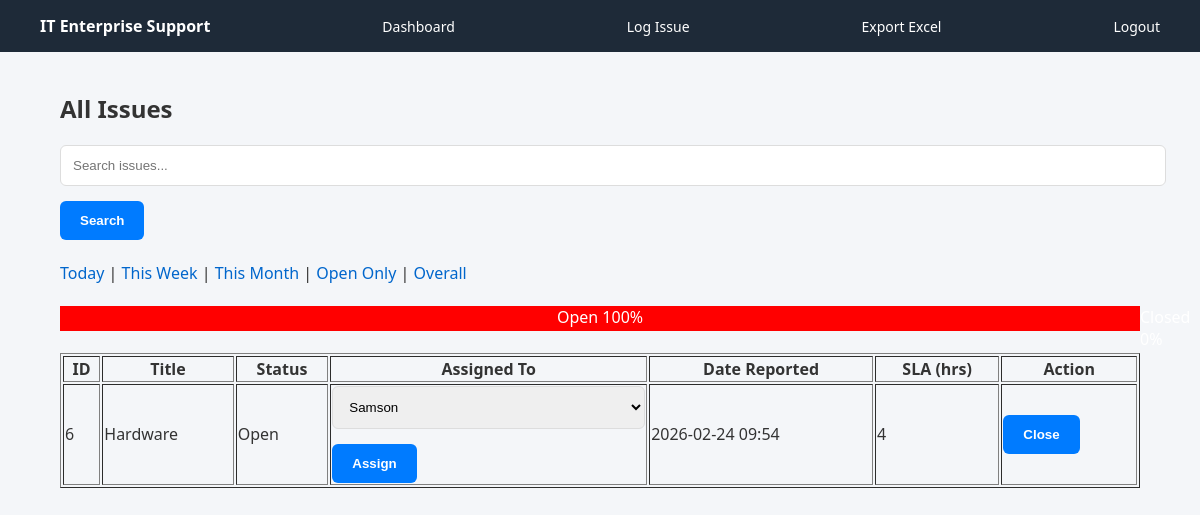
/view_issues?filter=today (signed in), run on the app's committed database.
### tables this page shows
CREATE TABLE issues (
    id INTEGER PRIMARY KEY AUTOINCREMENT,
    title TEXT,
    description TEXT,
    source TEXT,
    category TEXT,
    status TEXT,
    date_reported TEXT,
    date_closed TEXT
, assigned_to TEXT, priority TEXT DEFAULT 'Normal');

### app.py (the view)
@app.route("/view_issues")
def view_issues():
    if "user" not in session:
        return redirect(url_for("login"))
    db = get_db()
    cur = db.cursor()
    search = request.args.get("search")
    filter_type = request.args.get("filter")
    query = "SELECT * FROM issues WHERE 1=1"
    params = []
    if search:
        query += " AND (title LIKE ? OR description LIKE ?)"
        params.extend([f"%{search}%", f"%{search}%"])
    if filter_type == "today":
        query += " AND date(date_reported) = date('now')"
    elif filter_type == "week":
        query += " AND strftime('%Y-%W', date_reported) = strftime('%Y-%W', 'now')"
    elif filter_type == "month":
        query += " AND strftime('%Y-%m', date_reported) = strftime('%Y-%m', 'now')"
    elif filter_type == "open":
        query += " AND status='Open'"
    query += " ORDER BY date_reported DESC"
    cur.execute(query, params)
    issues = cur.fetchall()
    issues = [dict(issue) for issue in issues]
    for issue in issues:
        if issue["status"] == "Open":
            opened_time = datetime.strptime(issue["date_reported"], "%Y-%m-%d %H:%M")
            issue["sla_hours"] = int((datetime.now() - opened_time).total_seconds() / 3600)
        else:
            issue["sla_hours"] = "-"
    open_count = sum(1 for i in issues if i["status"] == "Open")
    closed_count = sum(1 for i in issues if i["status"] == "Closed")
    total = open_count + closed_count
    open_percent = int((open_count / total) * 100) if total else 0
    closed_percent = 100 - open_percent if total else 0
    cur.execute("SELECT username FROM users WHERE role='Technician'")
    technicians = cur.fetchall()
    db.close()
    return render_template(
        "view_issues.html",
        issues=issues,
        technicians=technicians,
        open_percent=open_percent,
        closed_percent=closed_percent,
        current_filter=filter_type
    )

### app.py (called while the page is built)
def get_db():
    conn = sqlite3.connect("database.db")
    conn.row_factory = sqlite3.Row
    return conn

### templates/view_issues.html (shortened to what this page needs)
<!DOCTYPE html>
<html>
<head>
    <link rel="stylesheet" href="{{ url_for('static', filename='style.css') }}">
</head>
<body>
<div class="navbar">
    <strong>IT Enterprise Support</strong>
    <a href="/dashboard">Dashboard</a>
    <a href="/log_issue">Log Issue</a>
    <a href="/export_excel">Export Excel</a>
    <a href="/logout">Logout</a>
</div>
<div class="container">
<h2>All Issues</h2>
<form method="GET">
    <input type="text" name="search" placeholder="Search issues...">
    <button type="submit">Search</button>
</form>
<br>
<div>
    <a href="/view_issues?filter=today">Today</a> |
    <a href="/view_issues?filter=week">This Week</a> |
    <a href="/view_issues?filter=month">This Month</a> |
    <a href="/view_issues?filter=open">Open Only</a> |
    <a href="/view_issues">Overall</a>
</div>
<br>
<div style="background:#eee;width:100%;display:flex;height:25px;">
    <div style="background:red;width:{{open_percent}}%;color:white;text-align:center;">
        Open {{open_percent}}%
    </div>
</div>
<br>
<table border="1" width="100%">
<tr>
    <th>ID</th>
    <th>Title</th>
    <th>Status</th>
    <th>Assigned To</th>
    <th>Date Reported</th>
    <th>SLA (hrs)</th>
    <th>Action</th>
</tr>
{% for issue in issues %}
<tr>
    <td>{{ issue.id }}</td>
    <td>{{ issue.title }}</td>
    <td>{{ issue.status }}</td>
    <td>
        {% if session['role'] == 'Admin' %}
        <form method="POST" action="{{ url_for('assign_issue', issue_id=issue.id) }}">
            <select name="technician">
                {% for tech in technicians %}
                    <option value="{{ tech.username }}"
                        {% if tech.username == issue.assigned_to %}selected{% endif %}>
                        {{ tech.username }}
                    </option>
                {% endfor %}
            </select>
            <button type="submit">Assign</button>
        </form>
        {% else %}
            {{ issue.assigned_to or "Unassigned" }}
        {% endif %}
    </td>
    <td>{{ issue.date_reported }}</td>
    <td>{{ issue.sla_hours }}</td>
    <td>
        {% if issue.status == "Open" %}
        <form method="POST" action="{{ url_for('close_issue', issue_id=issue.id) }}">
            <button type="submit">Close</button>
        </form>
        {% else %}
        <form method="POST" action="{{ url_for('reopen_issue', issue_id=issue.id) }}">
            <button type="submit">Reopen</button>
        </form>
        {% endif %}
    </td>
</tr>
{% endfor %}
</table>
</div>
</body>
</html>

### static/style.css (style rules this page uses)
body { margin: 0; font-family: 'Segoe UI', Tahoma, sans-serif; background: #f4f6f9; color: #333; }
a { text-decoration: none; color: #0066cc; }
.container { width: 90%; max-width: 1100px; margin: 40px auto; }
form textarea, form select, form input { width: 100%; padding: 12px; margin-bottom: 15px; border-radius: 6px; border: 1px solid #ddd; }
form button { padding: 12px 20px; border-radius: 6px; background: #007bff; color: white; border: none; font-weight: bold; cursor: pointer; }
.navbar { background: #1e2a38; color: white; padding: 15px 40px; display: flex; justify-content: space-between; align-items: center; }
.navbar a { color: white; margin-left: 20px; font-size: 14px; }

### data on the page
issues: id "6", title "Hardware", status "Open", date_reported "2026-02-24 09:54", sla_hours "4"

### other printed values
{{ open_percent }} "100"
form field technician "Samson"
